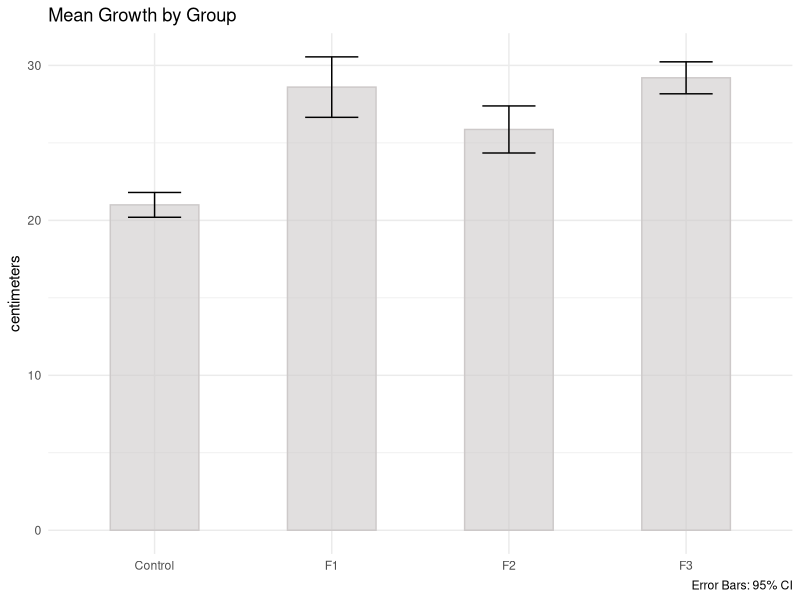
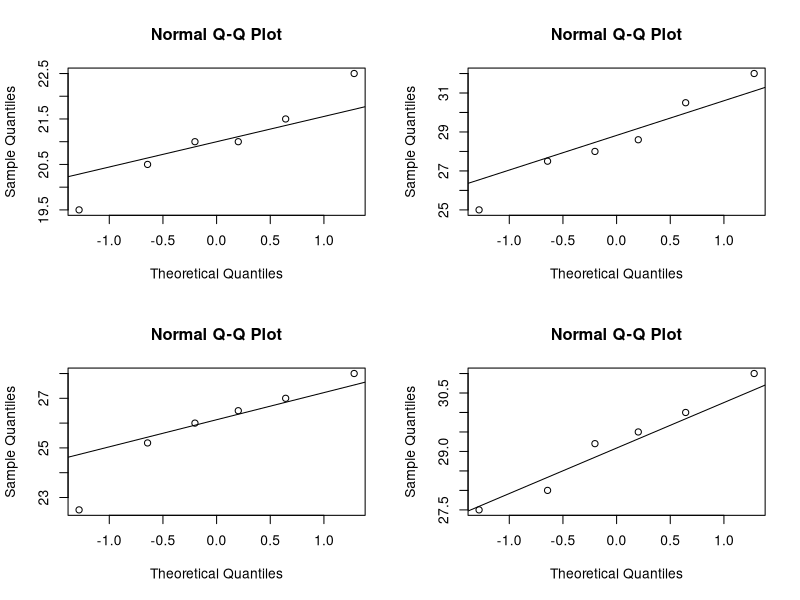
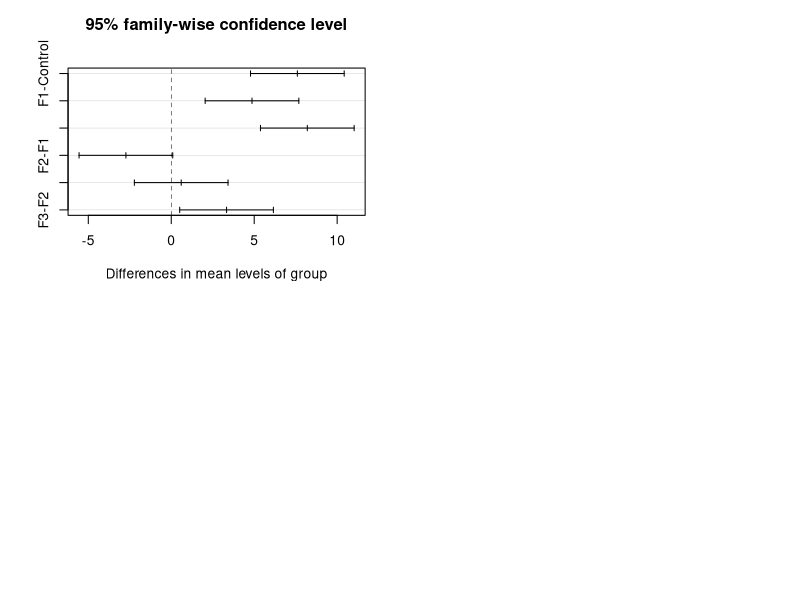

Source code (R) for these figures, in order: (Note: this script raises an error after producing the figures.)
## ---- chunk 1
library(tidyverse)
library(broom)
library(flextable)
## ---- chunk 2
tmp <- tribble(
  ~Source, ~SS, ~df, ~MS, ~F,
  "SSR", "$\\sum{n_i(\\bar{Y}_{i.} - \\bar{Y}_{..})^2}$", "$k - 1$", "${SSR}/{(k - 1)}$", "${MSR}/{MSE}$", 
  "SSE", "$\\sum(Y_{ij} - \\bar{Y}_{i.})^2$", "$N - k$", "${SSE}/{(N - k)}$", "",
  "SST", "$\\sum(Y_{ij} - \\bar{Y}_{..})^2$", "$N - 1$", "", ""
)

tmp %>% 
  knitr::kable(tmp, format = "html", caption = "ANOVA Table") %>%
  kableExtra::kable_styling(full_width = TRUE) %>%
  kableExtra::row_spec(row = 0, align = "c") %>%
  kableExtra::footnote(
    general_title = "Note.",
    general = "Compare the *F*-statistic to the *F*-distribution with $k-1$ numerator degrees of freedom and $N-k$ denominator degrees of freedom",
   footnote_as_chunk = TRUE
    )
## ---- chunk 3
greenhouse <- tribble(
  ~group, ~growth,
"Control",      21,
"Control",      19.5,
"Control",      22.5,
"Control",      21.5,
"Control",      20.5,
"Control",      21,
"F1",      32,
"F1",      30.5,
"F1",      25,
"F1",      27.5,
"F1",      28,
"F1",      28.6,
"F2",      22.5,
"F2",      26,
"F2",      28,
"F2",      27,
"F2",      26.5,
'F2',      25.2,
"F3",      28,
"F3",      27.5,
"F3",      31,
"F3",      29.5,
"F3",      30,
"F3",      29.2
) %>%
  mutate(group = factor(group))
skimr::skim(greenhouse)
## ---- chunk 4
greenhouse %>%
  group_by(group) %>%
  summarize(.groups = "drop",
            mean_growth = mean(growth),
            cl_025 = mean_growth + qnorm(.025) * sd(growth) / sqrt(n()),
            cl_975 = mean_growth + qnorm(.975) * sd(growth) / sqrt(n())) %>%
  ggplot(aes(x = group, y = mean_growth)) +
  geom_col(fill = "snow3", color = "snow3", alpha = 0.6, width = 0.5) +
  geom_errorbar(aes(ymin = cl_025, ymax = cl_975, width = 0.3)) +
  theme_minimal() +
  labs(title = "Mean Growth by Group",
       x = NULL, y = "centimeters",
       caption = "Error Bars: 95% CI")
## ---- chunk 5

## ---- chunk 6
greenhouse_aov <- aov(growth ~ group, data = greenhouse)
greenhouse_anova <- anova(greenhouse_aov)

greenhouse_anova %>% 
  tidy() %>%
  flextable() %>%
  colformat_num(j = c(3, 4, 5), digits = 1) %>%
  colformat_num(j = 6, digits = 4) %>%
  set_caption("ANOVA: growth")
## ---- chunk 7
par(mfrow = c(2, 2))
split(greenhouse$growth, f = greenhouse$group) %>% sapply(function(x) {qqnorm(x); qqline(x)})
## ---- chunk 8
greenhouse %>% group_by(group) %>% summarize(sd = sd(growth))
## ---- chunk 9
bartlett.test(growth ~ group, data = greenhouse)
## ---- chunk 10
plot(TukeyHSD(greenhouse_aov))
## ---- chunk 11
library(MASS)
boxcox(greenhouse_aov, plotit = TRUE)
## ---- chunk 12
pig <- read.delim(file = "input/pig_weight.txt", header = TRUE, sep = ",")
pig <- pig %>%
  gather(key = diet, value = weight) %>%
  mutate(diet = factor(diet))

glimpse(pig)

ggplot(data = pig, aes(x = diet, y = weight)) +
  geom_boxplot()
## ---- chunk 13
layout(rbind(c(1, 2), c(3, 4)))
qqnorm(pig[pig$diet == "Feed.1",]$weight)
qqline(pig[pig$diet == "Feed.1",]$weight)
qqnorm(pig[pig$diet == "Feed.2",]$weight)
qqline(pig[pig$diet == "Feed.2",]$weight)
qqnorm(pig[pig$diet == "Feed.3",]$weight)
qqline(pig[pig$diet == "Feed.3",]$weight)
qqnorm(pig[pig$diet == "Feed.4",]$weight)
qqline(pig[pig$diet == "Feed.4",]$weight)
## ---- chunk 14
bartlett.test(weight ~ diet, data = pig)
## ---- chunk 15
summary(pig.aov <- aov(weight ~ diet, data = pig))
## ---- chunk 16
TukeyHSD(pig.aov)
plot(TukeyHSD(pig.aov))
## ---- chunk 17
library(dplyr)
library(ggplot2)
library(nortest)  # for Anderson-Darling test
library(stats)  # for anova

smoker <- c(1, 1, 1, 1, 1, 1, 1, 1, 1, 
            2, 2, 2, 2, 2, 2, 2, 2, 2, 
            3, 3, 3, 3, 3, 3, 3, 3, 3)
stress <- c(1, 1, 1, 2, 2, 2, 3, 3, 3,
            1, 1, 1, 2, 2, 2, 3, 3, 3,
            1, 1, 1, 2, 2, 2, 3, 3, 3)
oxytime <- c(12.8, 13.5, 11.2, 16.2, 18.1, 17.8, 22.6, 19.3, 18.9,
             10.9, 11.1, 9.8, 15.5, 13.8, 16.2, 20.1, 21.0, 15.9,
             8.7, 9.2, 7.5, 14.7, 13.2, 8.1, 16.2, 16.1, 17.8)
oxy <- data.frame(oxytime, smoker, stress)
oxy$smoker <- ordered(oxy$smoker,
                      levels = c(1, 2, 3),
                      labels = c("non-smoker", "moderate", "heavy"))
oxy$stress <- factor(oxy$stress,
                     labels = c("bicycle", "treadmill", "steps"))

lm_oxy <- lm(oxytime~smoker+stress+smoker*stress, data = oxy)
anova(lm_oxy)
